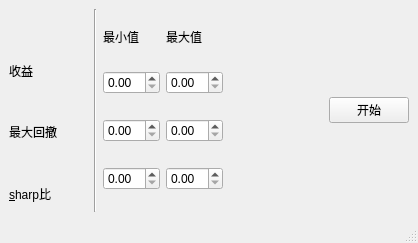
<?xml version="1.0" encoding="UTF-8"?>
<ui version="4.0">
 <class>MainWindow</class>
 <widget class="QMainWindow" name="MainWindow">
  <property name="geometry">
   <rect>
    <x>0</x>
    <y>0</y>
    <width>418</width>
    <height>243</height>
   </rect>
  </property>
  <property name="windowTitle">
   <string>MainWindow</string>
  </property>
  <widget class="QWidget" name="centralwidget">
   <layout class="QHBoxLayout" name="horizontalLayout_2">
    <item>
     <layout class="QHBoxLayout" name="horizontalLayout">
      <item>
       <layout class="QVBoxLayout" name="verticalLayout">
        <item>
         <widget class="QLabel" name="label_NULL">
          <property name="sizePolicy">
           <sizepolicy hsizetype="Preferred" vsizetype="Preferred">
            <horstretch>0</horstretch>
            <verstretch>1</verstretch>
           </sizepolicy>
          </property>
          <property name="text">
           <string/>
          </property>
         </widget>
        </item>
        <item>
         <widget class="QLabel" name="label_return">
          <property name="sizePolicy">
           <sizepolicy hsizetype="Preferred" vsizetype="Preferred">
            <horstretch>0</horstretch>
            <verstretch>1</verstretch>
           </sizepolicy>
          </property>
          <property name="text">
           <string>收益</string>
          </property>
         </widget>
        </item>
        <item>
         <widget class="QLabel" name="label_maxdrawdown">
          <property name="sizePolicy">
           <sizepolicy hsizetype="Preferred" vsizetype="Preferred">
            <horstretch>0</horstretch>
            <verstretch>2</verstretch>
           </sizepolicy>
          </property>
          <property name="text">
           <string>最大回撤</string>
          </property>
         </widget>
        </item>
        <item>
         <widget class="QLabel" name="label_sharp">
          <property name="sizePolicy">
           <sizepolicy hsizetype="Preferred" vsizetype="Preferred">
            <horstretch>0</horstretch>
            <verstretch>1</verstretch>
           </sizepolicy>
          </property>
          <property name="text">
           <string>&amp;sharp比</string>
          </property>
          <property name="buddy">
           <cstring>doubleSpinBox_sharpMin</cstring>
          </property>
         </widget>
        </item>
       </layout>
      </item>
      <item>
       <spacer name="verticalSpacer">
        <property name="orientation">
         <enum>Qt::Vertical</enum>
        </property>
        <property name="sizeType">
         <enum>QSizePolicy::Preferred</enum>
        </property>
        <property name="sizeHint" stdset="0">
         <size>
          <width>20</width>
          <height>300</height>
         </size>
        </property>
       </spacer>
      </item>
      <item>
       <widget class="Line" name="line">
        <property name="orientation">
         <enum>Qt::Vertical</enum>
        </property>
       </widget>
      </item>
      <item>
       <layout class="QGridLayout" name="gridLayout" rowstretch="1,0,0,0">
        <item row="0" column="0">
         <widget class="QLabel" name="label_4">
          <property name="sizePolicy">
           <sizepolicy hsizetype="Preferred" vsizetype="Fixed">
            <horstretch>0</horstretch>
            <verstretch>1</verstretch>
           </sizepolicy>
          </property>
          <property name="text">
           <string>最小值</string>
          </property>
         </widget>
        </item>
        <item row="0" column="1">
         <widget class="QLabel" name="label_5">
          <property name="sizePolicy">
           <sizepolicy hsizetype="Preferred" vsizetype="Preferred">
            <horstretch>0</horstretch>
            <verstretch>1</verstretch>
           </sizepolicy>
          </property>
          <property name="text">
           <string>最大值</string>
          </property>
         </widget>
        </item>
        <item row="1" column="0">
         <widget class="QDoubleSpinBox" name="doubleSpinBox_returnMin"/>
        </item>
        <item row="1" column="1">
         <widget class="QDoubleSpinBox" name="doubleSpinBox_returnMax"/>
        </item>
        <item row="2" column="0">
         <widget class="QDoubleSpinBox" name="doubleSpinBox_maxDrawdownMin"/>
        </item>
        <item row="2" column="1">
         <widget class="QDoubleSpinBox" name="doubleSpinBox_maxDrawdownMax"/>
        </item>
        <item row="3" column="0">
         <widget class="QDoubleSpinBox" name="doubleSpinBox_sharpMin"/>
        </item>
        <item row="3" column="1">
         <widget class="QDoubleSpinBox" name="doubleSpinBox_sharpMax"/>
        </item>
       </layout>
      </item>
      <item>
       <spacer name="horizontalSpacer">
        <property name="orientation">
         <enum>Qt::Horizontal</enum>
        </property>
        <property name="sizeType">
         <enum>QSizePolicy::Preferred</enum>
        </property>
        <property name="sizeHint" stdset="0">
         <size>
          <width>100</width>
          <height>20</height>
         </size>
        </property>
       </spacer>
      </item>
      <item>
       <widget class="QPushButton" name="pushButton_start">
        <property name="sizePolicy">
         <sizepolicy hsizetype="Minimum" vsizetype="Fixed">
          <horstretch>0</horstretch>
          <verstretch>0</verstretch>
         </sizepolicy>
        </property>
        <property name="text">
         <string>开始</string>
        </property>
       </widget>
      </item>
     </layout>
    </item>
   </layout>
  </widget>
  <widget class="QMenuBar" name="menubar">
   <property name="geometry">
    <rect>
     <x>0</x>
     <y>0</y>
     <width>418</width>
     <height>23</height>
    </rect>
   </property>
  </widget>
  <widget class="QStatusBar" name="statusbar"/>
 </widget>
 <resources/>
 <connections/>
</ui>
